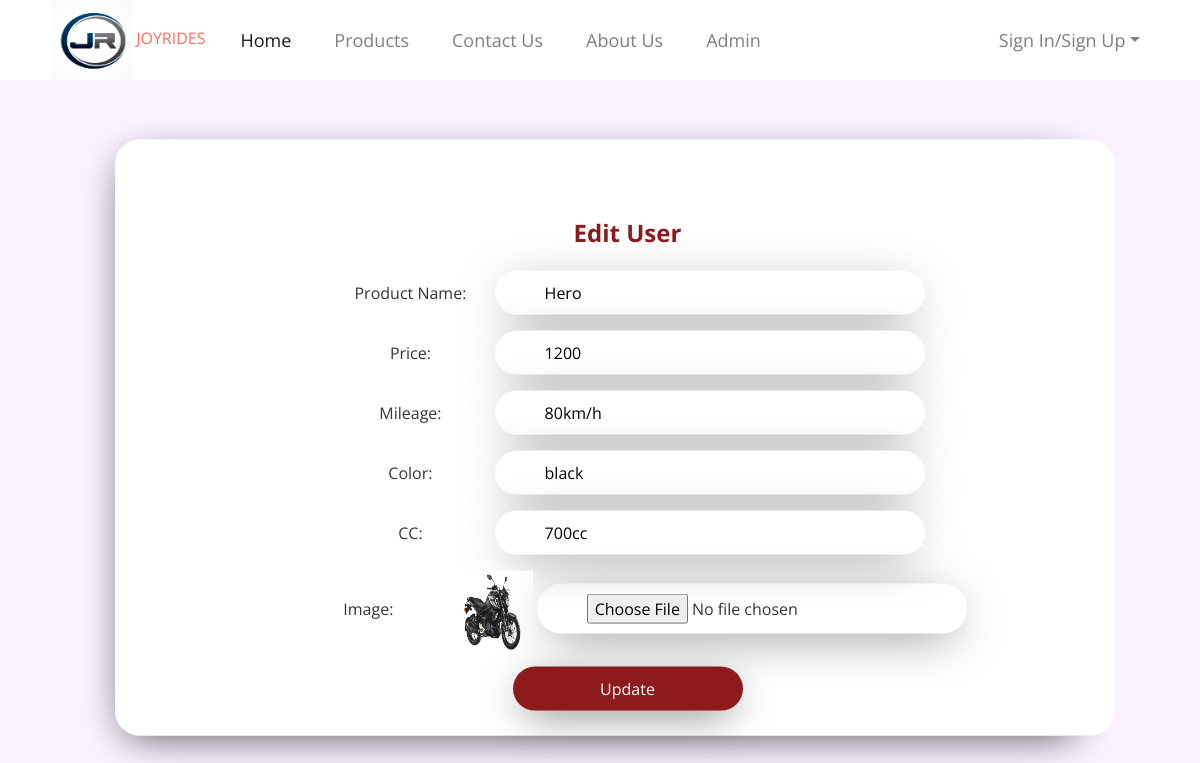
The app's page /edit_Prod/1 with its own data.
### customer/models.py (models this page shows, shortened)
class Product(models.Model):
    prod_img=models.ImageField(upload_to=filepath,null=True,blank=True)
    prod_name=models.CharField(null=False,max_length=255)
    price=models.IntegerField(null=False)
    mileage=models.CharField(null=False,max_length=255)
    color=models.CharField(null=False,max_length=255)
    cc=models.CharField(null=False,max_length=255)

### customer/views.py (the view)
# urls.py: path('edit_Prod/<id>',views.editProd,name="editProd"),
def editProd(request,id):
    prod_data=Product.objects.filter(id=id).first()
    return render(request,'admin/edit_prod.html',{'data':prod_data})

### customer/templates/admin/edit_prod.html (shortened to what this page needs)
<!DOCTYPE html>
{% load static %}
<html lang="en">
<head>
    <link href="https://stackpath.bootstrapcdn.com/bootstrap/4.4.1/css/bootstrap.min.css" rel="stylesheet">
    <link href="https://cdnjs.cloudflare.com/ajax/libs/font-awesome/6.4.0/css/all.min.css" rel="stylesheet">
    <link href="https://maxcdn.bootstrapcdn.com/font-awesome/4.7.0/css/font-awesome.min.css" rel="stylesheet"
       type="text/css" />
    <link rel="stylesheet" href="{% static 'css/home.css'%}">
</head>
<body>
    <div class="nav">
      <div class="container-fluid">
          <nav class="navbar navbar-expand-md navbar-light">
              <div class="logo">
                  <a href="{% url 'home' %}">
                      <img src="{% static 'images/images/logo.png' %}" alt="Logo" class="logo">
                      <span class="logo_name">JOYRIDES</span>
                  </a>
              </div>
              <div class="collapse navbar-collapse justify-content-between" id="navbarCollapse">
                  <div class="navbar-nav mr-auto">
                      <a href="{% url 'home' %}" class="nav-item nav-link active">Home</a>
                      <a href="{% url 'menu' %}" class="nav-item nav-link">Products</a>
                      <a href="{% url 'contact' %}" class="nav-item nav-link">Contact Us</a>
                      <a href="{% url 'about' %}"class="nav-item nav-link">About Us</a>
                      <a href="{% url 'user_list' %}"class="nav-item nav-link">Admin</a>
                  </div>
                  <div class="navbar-nav ml-auto">
                      <div class="nav-item dropdown">
                          {% if 'email' in request.session %}
                          <a href="#" class="nav-link dropdown-toggle" data-toggle="dropdown">Account</a>
                          <div class="dropdown-menu">
                              <a href="" class="dropdown-item">Profile</a>
                              <a href="{% url 'logout' %}" class="dropdown-item">Logout</a>
                          </div>
                          {% else %}
                          <a href="#" class="nav-link dropdown-toggle" data-toggle="dropdown">Sign In/Sign Up</a>
                          {% endif %}
                      </div>
                  </div>
              </div>
          </nav>
      </div>
  </div>
    <div class="container">
        <div class="myCard">
            <div class="row">
                <div class="col-md-6">
                    <div class="myLeftCtn">
                        <form class="myForm text-center" action="{% url 'updateProd' %}" method="POST" enctype="multipart/form-data">
                            <header>Edit User</header>
                            <div class="form-group">
                                <label class="label">Product Name: </label>
                                <input class="myInput" name="prod_name" type="text" value="{{data.prod_name}}">
                            </div>
                            <div class="form-group">
                                <label class="label">Price: </label>
                                <input class="myInput" name="price" type="number" value="{{data.price}}" >
                            </div>
                            <div class="form-group">
                                <label class="label">Mileage: </label>
                                <input class="myInput" name="mileage" type="text" value="{{data.mileage}}">
                            </div>
                            <div class="form-group">
                                <label class="label">Color: </label>
                                <input class="myInput" name="color" type="text" value="{{data.color}}">
                            </div>
                            <div class="form-group">
                                <label class="label">CC: </label>
                                <input class="myInput" name="cc" type="text" value="{{data.cc}}">
                            </div>
                            <div class="form-group">
                                <label class="label">Image: </label>
                                <img src="{{data.prod_img.url}}" alt="">
                                <input class="myInput" name="prod_img" type="file" >
                            </div>
                            <button class="butt" type="submit">Update</button>
                        </form>
                    </div>
                </div>
            </div>
        </div>
    </div>
</body>
</html>

### customer/static/css/home.css (style rules this page uses)
body { color: #353535; font-family: 'Open Sans', sans-serif; font-weight: 400; }
a { color: #FF6F61; }
@media (min-width: 992px) { .container-fluid { padding-right: 60px; padding-left: 60px; } }
.nav { position: relative; }
@media (min-width: 992px) { .nav .container-fluid { padding-left: 52px; padding-right: 52px; } }
.nav .navbar { height: 100%; padding: 0; }
@media (min-width: 768px) { .nav, .nav .navbar { background: white !important; } }
@media (min-width: 768px) { .nav a.nav-link { color: gray; font-size: 18px; margin-left: 1.5em; } }
@media (min-width: 768px) { .nav a.nav-link:hover, .nav a.nav-link.active { color: #000000; } }

### customer/templates/admin/edit_prod.html (style rules this page uses)
* { margin:0; padding:0; box-sizing:border-box; }
body { background: #fbf3ff; }
.container { position: absolute; max-width: 1000px; left: 50%; transform: translate(-50%, 10%); }
.myLeftCtn { position: relative; background: #fff; border-radius: 25px; height: 100%; width: 1000px; padding: 25px; padding-left: 50px; }
.myLeftCtn header { color: #8d1b1b; font-size: 24px; font-weight: 700; margin-bottom: 20px; }
img { height: 5em; width: 5em; }
.row { height: 100%; }
.myCard { position: relative; background: #fff; height: 100%; border-radius: 25px; box-shadow: 0px 10px 40px -10px rgba(0, 0, 0, 0.7); }
.myLeftCtn .label { width: 10em; }
.myLeftCtn .myInput { width: 430px; border-radius: 25px; padding: 10px; padding-left: 50px; border: none; box-shadow: 0px 10px 49px -14px rgba(0, 0, 0, 0.7); }
.myForm { position: relative; margin-top: 50px; }
.myLeftCtn .butt { background: #8d1b1b; color: #fff; width: 230px; border: none; border-radius: 25px; padding: 10px; box-shadow: 0px 10px 41px -11px rgba(0, 0, 0, 0.7); }

### records on screen
Product: prod_name "Hero", price "1200", mileage "80km/h", color "black", cc "700cc", prod_img (picture)
